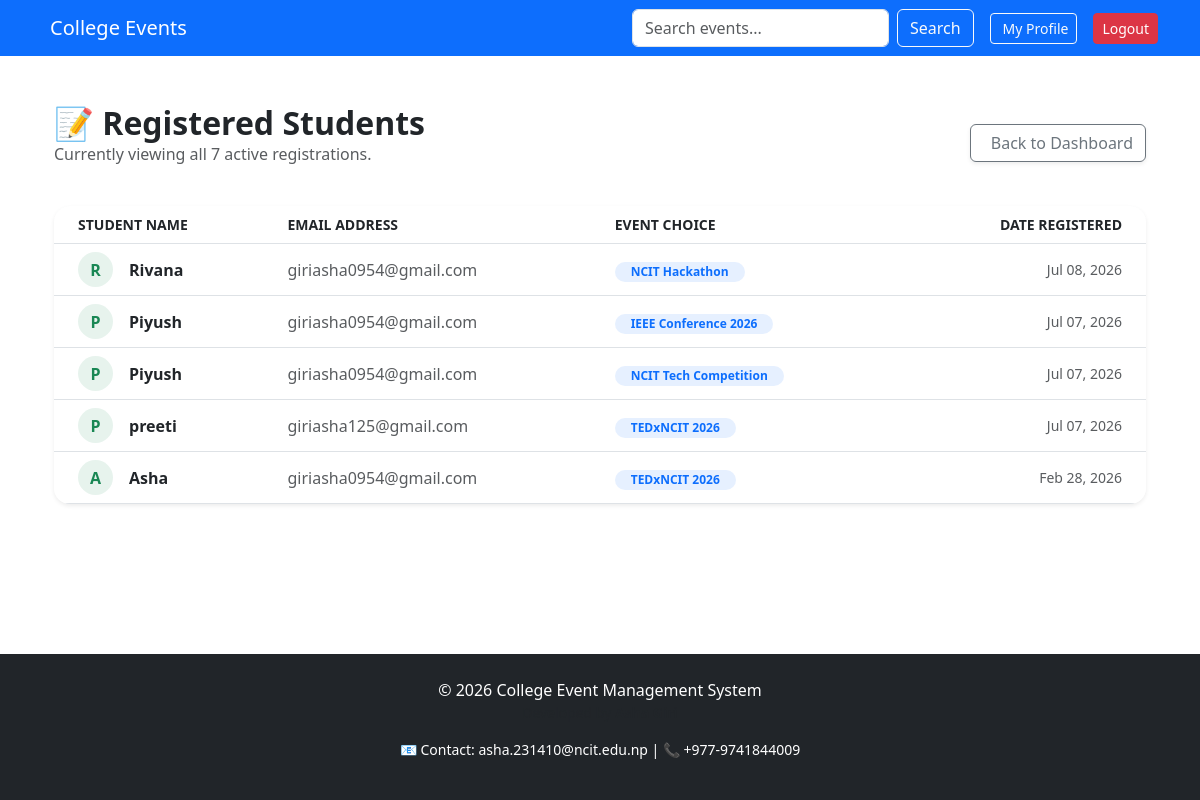
The app's page /dashboard/registrations/ (signed in), older data.
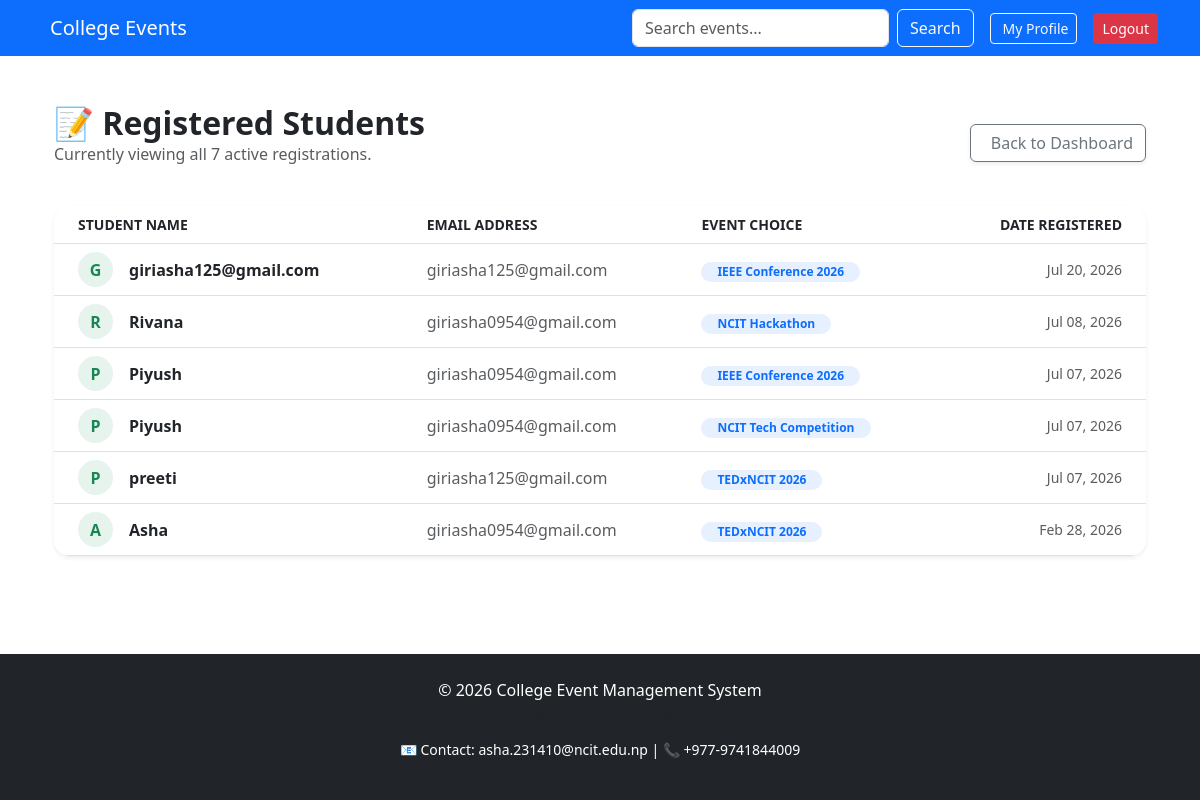
The same page, newer data.
### events/models.py (models this page shows, shortened)
class Registration(models.Model):
    event = models.ForeignKey(Event, on_delete=models.CASCADE)
    user = models.ForeignKey(settings.AUTH_USER_MODEL, on_delete=models.CASCADE)
    full_name = models.CharField(max_length=100)
    email = models.EmailField()
    phone_number = models.CharField(max_length=15)
    registered_at = models.DateTimeField(auto_now_add=True)
    class Meta:
        unique_together = ('event', 'user')

class User(AbstractUser):
    is_admin = models.BooleanField(default=False)
    is_student = models.BooleanField(default=True)
    DEPARTMENT_CHOICES = [
        ('AI', 'Artificial Intelligence'),
        ('IT', 'Information Technology'),
        ('CS', 'Computer Science'),
        ('BE', 'Business Engineering'),
        ('EDUC', 'Education'), # Matching department for Education events
    ]
    department = models.CharField(max_length=50, choices=DEPARTMENT_CHOICES, null=True, blank=True)
    college = models.ForeignKey(College, on_delete=models.SET_NULL, null=True, blank=True)

class Event(models.Model):
    CATEGORY_CHOICES = [
        ('AI', 'AI & Machine Learning'),
        ('TECH', 'Technical'),
        ('CULT', 'Cultural'),
        ('SPRT', 'Sports'),
        ('EDUC', 'Education'), # New category added here!
    ]
    name = models.CharField(max_length=200)
    category = models.CharField(max_length=50, choices=CATEGORY_CHOICES, default='TECH')
    description = models.TextField()
    date = models.DateTimeField()
    location = models.CharField(max_length=200)
    image = models.ImageField(upload_to='event_images/', blank=True, null=True)
    seats = models.IntegerField(default=100)
    participants = models.IntegerField(default=0)
    college = models.ForeignKey(College, on_delete=models.CASCADE, related_name='events')
    is_global = models.BooleanField(default=False)

### events/views.py (the view)
# urls.py: path('dashboard/registrations/', views.registered_students, name='registered_students'),
@login_required
def registered_students(request):
    registrations = Registration.objects.select_related('user', 'event').all().order_by('-registered_at')
    return render(request, 'events/registered_students.html', {'registrations': registrations})

### events/templates/events/registered_students.html (shortened to what this page needs)
{% extends 'base.html' %}
{% block content %}
<div class="container py-4">
    <div class="d-flex justify-content-between align-items-center mb-4">
        <div>
            <h2 class="fw-bold mb-0">📝 Registered Students</h2>
            <p class="text-muted">Currently viewing all 7 active registrations.</p>
        </div>
        <a href="{% url 'admin_dashboard' %}" class="btn btn-outline-secondary shadow-sm">
             Back to Dashboard
        </a>
    </div>
    <div class="card border-0 shadow-sm rounded-4 overflow-hidden">
        <div class="table-responsive">
            <table class="table table-hover align-middle mb-0">
                <thead class="bg-light text-secondary small text-uppercase">
                    <tr>
                        <th class="ps-4">Student Name</th>
                        <th>Email Address</th>
                        <th>Event Choice</th>
                        <th class="text-end pe-4">Date Registered</th>
                    </tr>
                </thead>
                <tbody>
                    {% for reg in registrations %}
                    <tr>
                        <td class="ps-4">
                            <div class="d-flex align-items-center">
                                <div class="bg-success bg-opacity-10 text-success rounded-circle d-flex align-items-center justify-content-center me-3 fw-bold" style="width: 35px; height: 35px;">
                                    {{ reg.user.username|slice:":1"|upper }}
                                </div>
                                <span class="fw-bold text-dark">{{ reg.user.username }}</span>
                            </div>
                        </td>
                        <td class="text-muted">{{ reg.user.email }}</td>
                        <td>
                            <span class="badge rounded-pill bg-primary bg-opacity-10 text-primary px-3">
                                {{ reg.event.name }}
                            </span>
                        </td>
                        <td class="text-end pe-4 text-muted small">
                            {{ reg.registered_at|date:"M d, Y" }}
                        </td>
                    </tr>
                    {% endfor %}
                </tbody>
            </table>
        </div>
    </div>
</div>
{% endblock %}

Row changes from the older to the newer data that the page shows:
added Registration: user.username "G", user.username "giriasha125@gmail.com", user.email "giriasha125@gmail.com", event.name "IEEE Conference 2026", registered_at "Jul 20, 2026"
